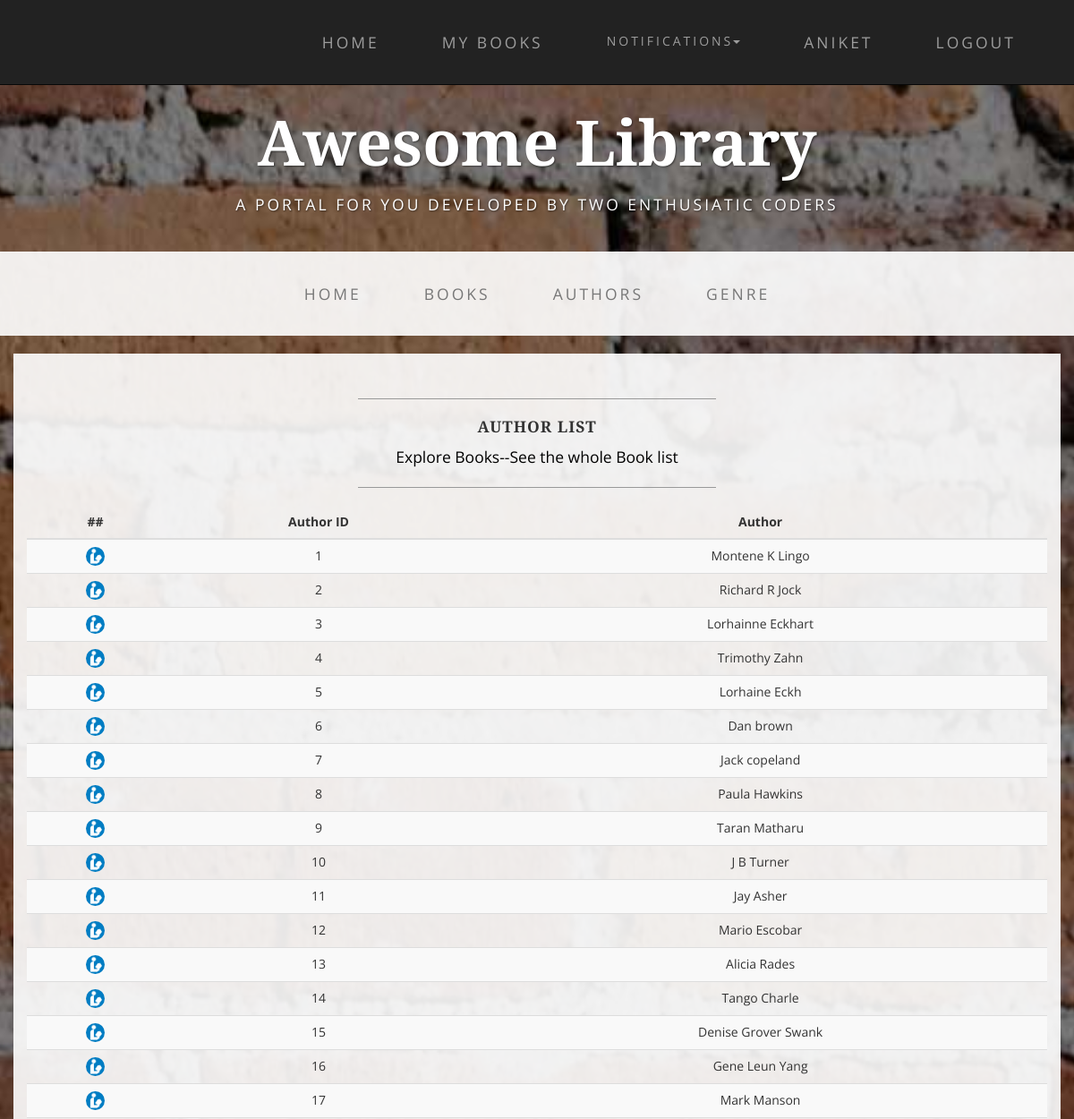
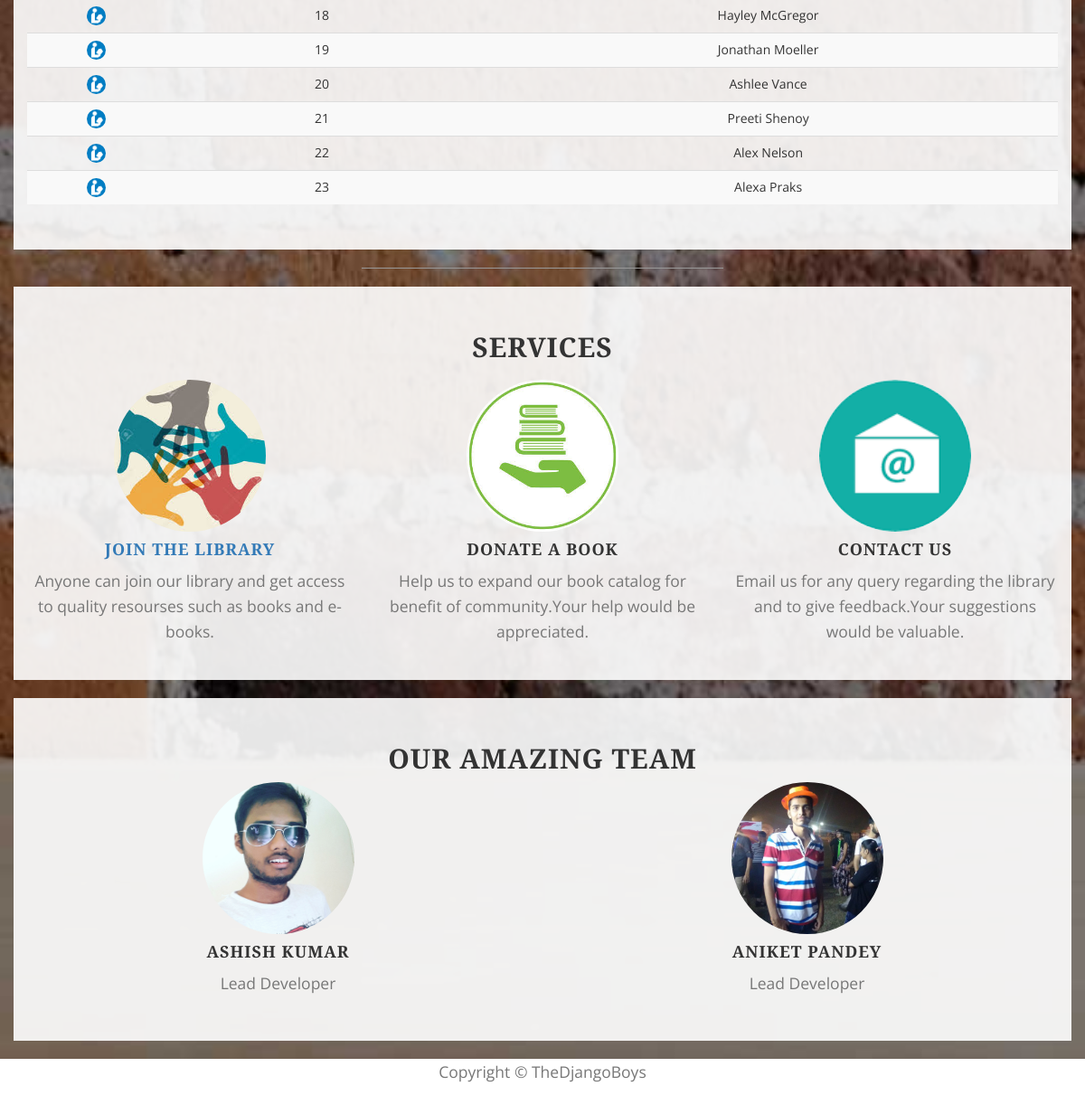
The app's page /lib/authors/ (signed in) with its own data (2 pictures, top to bottom).
### mylib/models.py (models this page shows, shortened)
class Author(models.Model):
    name = models.CharField(max_length=200)

### mylib/views.py (the view)
@login_required
def authors(request):
    all_authors = Author.objects.all()
    return render(request, 'authors.html', context={'all_authors': all_authors})

### mylib/global_context.py (called while the page is built)
def notice_context(request):
    if request.user.is_authenticated:
        que= Notification.objects.filter(user=request.user)
        re_note = que.values_list('notice', flat=True)
        note=re_note[::-1]
        if note:
            if len(note)>5:
                notice=note[:5]
            else:
                notice=note
        else:
            notice=['Request Book issue for notifications',]
    else:
        notice = ['Request Book issue for notifications',]
        note=['please login']
    return {'notice':notice,'note':note}

### mylib/templates/authors.html (shortened to what this page needs)
{% extends "index.html" %}
{% load staticfiles %}
{% block content %}
<div class="container box ">
    <div class="row">
        <div class="col-lg-12">
            <hr>
            <h2 class="intro-text text-center">
                <strong>Author List</strong>
            </h2 >
            <a href="{% url 'books' %}"><p class="text-center"> Explore Books--See the whole Book list</p></a>
            <hr>
            <table class="table table-striped">
                <thead class="thead-inverse">
                <tr>
                    <th class="text-center">##</th>
                    <th class="text-center">Author ID</th>
                    <th class="text-center">Author</th>
                </tr>
                </thead>
                <tbody>
                {% for author in all_authors %}
                <tr>
                    <th scope="row"><img src="{% static 'mylib/img/team/lib.jpg' %}" class="img-responsive img-circle center-block" alt="" align="middle" style="width:1.5em;height:1.5em;"></th>
                    <td class="text-center">{{author.id}}</td>
                    <td  class="text-center">{{author.name}}</td>
                </tr>
                {% endfor %}
                </tbody>
            </table>
        </div>
    </div>
</div>
{% endblock content %}

### mylib/templates/index.html (shortened to what this page needs)
<!DOCTYPE html>
<html lang="en">
{% load staticfiles %}
<head>
    <link href="{% static 'mylib/css/bootstrap.min.css' %}" rel="stylesheet">
    <link href="{% static 'mylib/css/business-casual.css' %}" rel="stylesheet">
</head>
<body>
    <nav id="mainNav" class="navbar navbar-inverse navbar-custom navbar-fixed-top">
        <div class="container">
            <div class="collapse navbar-collapse" id="bs-example-navbar-collapse-1">
                 <ul class="nav navbar-nav navbar-right">
                    <li>
                        <a href="{% url 'index' %}">Home</a>
                    </li>
                    {% if user.is_authenticated %}
                    <li><a href="{% url 'my_books' %}">My Books</a></li>
                     <li class="dropdown">
                         <a class="btn btn-link dropdown-toggle" data-toggle="dropdown"type="button">Notifications<span class="caret"></span></a>
                     </li>
                    {% endif %}
                    {% if user.is_authenticated %}
                    <li><a href="#">{{user.get_username}}</a></li>
                    <li><a href="{% url 'logout' %}?next={{request.path}}">Logout</a></li>
                    {% else %}
                    <li><a href="{% url 'login' %}?next={{request.path}}">Login</a></li>
                     <li><a href="{% url 'sign_in' %}?next={{request.path}}">Sign-in</a></li>
                    {% endif %}
                </ul>
            </div>
        </div>
    </nav>
    <div class="brand main">Awesome Library</div>
    <div class="address-bar">A PORTAL FOR YOU DEVELOPED BY TWO ENTHUSIATIC CODERS</div>
    <nav class="navbar navbar-default" role="navigation">
        <div class="container">
            <div class="collapse navbar-collapse" id="bs-example-navbar-collapse-1">
                <ul class="nav navbar-nav">
                    <li>
                        <a href="{% url 'index' %}">Home</a>
                    </li>
                    <li>
                        <a href="{% url 'books' %}">Books</a>
                    </li>
                    <li>
                        <a href="{% url 'authors' %}">Authors</a>
                    </li>
                    <li>
                        <a href="{% url 'genre' %}">Genre</a>
                    </li>
                </ul>
            </div>
        </div>
    </nav>
    {% block content  %}{% endblock %}
    <hr>
    <section id="services">
        <div class="container box ">
            <div class="row ">
                <div class="col-lg-12 text-center">
                    <h2 class="section-heading">Services</h2>
                </div>
            </div>
            <div class="row text-center">
                <div class="col-md-4">
                    <span>
                        <img src={% static "mylib/img/service/1.jpg" %}   class="img-responsive img-circle center-block" style="width:12em;height:12em" alt="" align="middle">
                    </span>
                    <h4 class="service-heading"><a href="{% url 'sign_in' %}">Join The Library</a></h4>
                    <p class="text-muted">Anyone can join our library and get access to quality resourses such as books and e-books.</p>
                </div>
                <div class="col-md-4">
                    <span>
                        <img src={% static "mylib/img/service/2.jpg" %}   class="img-responsive img-circle center-block" style="width:12em;height:12em" alt="" align="middle">
                    </span>
                    <h4 class="service-heading">Donate a Book</h4>
                    <p class="text-muted">Help us to expand our book catalog for benefit of community.Your help would be appreciated. </p>
                </div>
                <div class="col-md-4">
                    <span>
                        <img src={% static "mylib/img/service/3.png" %}   class="img-responsive img-circle  center-block" style="width:12em;height:12em" alt="" align="middle">
                    </span>
                    <h4 class="service-heading">Contact Us</h4>
                    <p class="text-muted">Email us for any query regarding the library and to give feedback.Your suggestions would be valuable.</p>
                </div>
            </div>
        </div>
        </section>
    <section id="team" class="bg-light-gray">
        <div class="container box">
            <div class="row">
                <div class="col-lg-12 text-center">
                    <h2 class="section-heading">Our Amazing Team</h2>
                </div>
            </div>
            <div class="row">
                <div class="col-sm-6">
                    <div class="team-member text-center">
                        <img src={% static "mylib/img/team/1.jpg" %}   class="img-responsive img-circle center-block" style="width:12em;height:12em" alt="" align="middle">
                        <h4>Ashish Kumar</h4>
                        <p class="text-muted">Lead Developer</p>
                    </div>
                </div>
                <div class="col-sm-6 text-center">
                    <div class="team-member">
                        <img src="{% static "mylib/img/team/2.jpg" %}" class="img-responsive img-circle center-block"  style="width:12em;height:12em" alt="">
                        <h4>Aniket Pandey</h4>
                        <p class="text-muted">Lead Developer</p>
                    </div>
                </div>
            </div>
            <div class="row">
                <div class="col-lg-8 col-lg-offset-2 text-center">
                </div>
            </div>
        </div>
    </section>
    <div class="col-lg-12 text-center " style="background:white;height:40px">
        <p class="text-muted">Copyright &copy; TheDjangoBoys</p>
    </div>
</body>
</html>

### mylib/templates/index.html (style rules this page uses)
#mainNav { background-color:light; }
.main { margin-top:80px; }

### records on screen
Author: id "1", name "Montene K Lingo"
Author: id "2", name "Richard R Jock"
Author: id "3", name "Lorhainne Eckhart"
Author: id "4", name "Trimothy Zahn"
Author: id "5", name "Lorhaine Eckh"
Author: id "6", name "Dan brown"
Author: id "7", name "Jack copeland"
Author: id "8", name "Paula Hawkins"
Author: id "9", name "Taran Matharu"
Author: id "10", name "J B Turner"
Author: id "11", name "Jay Asher"
Author: id "12", name "Mario Escobar"
Author: id "13", name "Alicia Rades"
Author: id "14", name "Tango Charle"
Author: id "15", name "Denise Grover Swank"
Author: id "16", name "Gene Leun Yang"
Author: id "17", name "Mark Manson"
Author: id "18", name "Hayley McGregor"
Author: id "19", name "Jonathan Moeller"
Author: id "20", name "Ashlee Vance"
Author: id "21", name "Preeti Shenoy"
Author: id "22", name "Alex Nelson"
Author: id "23", name "Alexa Praks"

### other values on screen
{{ user.get_username }} "ANIKET"
